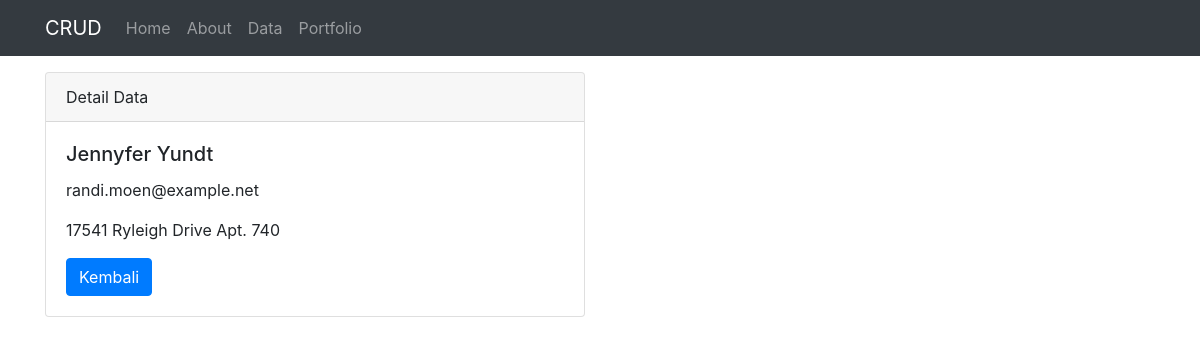
Screenshot of /data/detail/200 with the database file from the repository.
### tables this page shows
CREATE TABLE `peoples` (
  `id` int(9) UNSIGNED NOT NULL,
  `name` varchar(100) NOT NULL,
  `address` varchar(255) NOT NULL,
  `email` varchar(100) NOT NULL
);

### application/controllers/Data.php (called while the page is built, shortened)
<?php
class Data extends CI_Controller
{
    public function __construct()
    {
        $this->load->model('Data_model');
        $this->load->library('form_validation');
    }
    public function detail($id)
    {
        $data['title'] = 'Detail Data';
        $data['peoples'] = $this->Data_model->getDataById($id);
        $this->load->view('templates/header', $data);
        $this->load->view('data/detail', $data);
        $this->load->view('templates/footer');
    }
}

### index.php (called while the page is built, shortened)
<?php
require_once BASEPATH.'core/CodeIgniter.php';

### application/models/Data_model.php (called while the page is built, shortened)
<?php
class Data_model extends CI_model
{
    public function getDataById($id)
    {
        return $this->db->get_where('peoples', ['id' => $id])->row_array();
    }
}

### application/views/data/detail.php (the view, shortened to what this page needs)
<div class="container">
    <div class="row mt-3 pt-4">
        <div class="col-md-6">
            <div class="card">
                    <div class="card-header">
                        Detail Data
                    </div>
                    <div class="card-body">
                        <h5 class="card-title"><?= $peoples['name']; ?></h5>
                        <p class="card-text"><?= $peoples['email']; ?></p>
                        <p class="card-text"><?= $peoples['address']; ?></p>
                        <a href="<?= base_url('data'); ?>" class="btn btn-primary">Kembali</a>
                    </div>
                </div>
            </div>
        </div>
    </div>

### rows the page displays
peoples: name "Jennyfer Yundt", email "randi.moen@example.net", address "17541 Ryleigh Drive Apt. 740"
